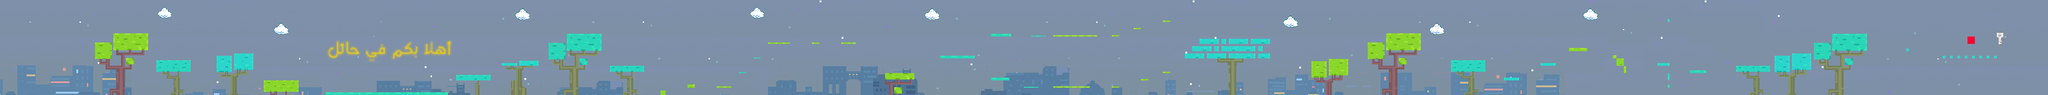

Below is a game level as drawn by its tile map, then a one-line description and the .tmx that defines it (tile-layer data replaced by summaries):
An orthogonal 280x13 tile map with 16x16 px tiles, 5 tile layers (background, SCDF, sdf, Tile Layer 4, ...), 4 tilesets and 91 objects.

<map version="1.0" orientation="orthogonal" renderorder="right-down" width="280" height="13" tilewidth="16" tileheight="16" nextobjectid="783">
 <tileset firstgid="1" name="8" tilewidth="16" tileheight="16" spacing="1" margin="3" tilecount="1417" columns="109">
  <image source="../8.png" width="1863" height="234" />
 </tileset>
 <tileset firstgid="1418" name="tileset_gutter" tilewidth="16" tileheight="16" spacing="1" margin="3" tilecount="1938" columns="34">
  <image source="../tileset_gutter.png" width="594" height="972" />
 </tileset>
 <tileset firstgid="3356" name="tileset_gutter" tilewidth="16" tileheight="16" spacing="2" margin="1" tilecount="1782" columns="33">
  <image source="../tileset_gutter.png" width="594" height="972" />
 </tileset>
 <tileset firstgid="5138" name="tileset_gutter" tilewidth="16" tileheight="16" spacing="2" margin="1" tilecount="1782" columns="33">
  <image source="../tileset_gutter.png" width="594" height="972" />
 </tileset>
 <layer name="background" width="280" height="13">
  <data>[3640 cells, 3640 non-empty, 370 distinct tile ids]</data>
 </layer>
 <layer name="SCDF" width="280" height="13">
  <data>[3640 cells, 915 non-empty, 570 distinct tile ids]</data>
 </layer>
 <objectgroup name="ground">
  <object id="675" x="248" y="72" width="75.5" height="42" />
  <object id="676" x="209" y="91" width="36" height="40" />
  <object id="677" x="341.5" y="131.5" width="75" height="28" />
  <object id="678" x="473" y="121.5" width="33.5" height="39" />
  <object id="679" x="512" y="116" width="41.5" height="44" />
  <object id="680" x="575.5" y="175" width="76.5" height="37.5" />
  <object id="681" x="711" y="201.5" width="268.5" height="11" />
  <object id="682" x="997.5" y="162.5" width="74.5" height="13.5" />
  <object id="683" x="1135.5" y="132.5" width="42.5" height="10" />
  <object id="684" x="1098.5" y="137" width="32.5" height="7" />
  <object id="685" x="1199.5" y="93" width="38" height="38.5" />
  <object id="686" x="1239" y="74.5" width="77" height="35.5" />
  <object id="687" x="1334" y="142.5" width="74" height="14.5" />
  <object id="688" x="1444" y="197" width="11.5" height="13.5" />
  <object id="689" x="1503" y="184" width="16.5" height="7.5" />
  <object id="690" x="1568" y="187.5" width="31.5" height="4" />
  <object id="691" x="1615.5" y="156.5" width="16" height="4" />
  <object id="692" x="1648" y="124.5" width="16" height="4.5" />
  <object id="694" x="1680" y="92" width="48" />
  <object id="695" x="1775.5" y="91.5" width="16.5" height="5" />
  <object id="696" x="1838.5" y="91" width="32.5" height="5.5" />
  <object id="697" x="1935.5" y="159" width="64" height="33" />
  <object id="698" x="2055.5" y="120.5" width="75.5" height="8" />
  <object id="699" x="2166.5" y="168.5" width="42" height="7.5" />
  <object id="700" x="2239.5" y="189" width="32" height="3.5" />
  <object id="701" x="2167" y="72.5" width="44.5" height="7.5" />
  <object id="702" x="2256" y="76.5" width="32.5" height="3.5" />
  <object id="703" x="2303" y="187" width="82.5" height="6" />
  <object id="704" x="2303" y="75.5" width="98" height="4" />
  <object id="705" x="2431.5" y="76" width="17" height="3.5" />
  <object id="706" x="2479.5" y="59.5" width="17" height="4.5" />
  <object id="708" x="2544" y="43.5" width="16" height="4" />
  <object id="709" x="2495" y="171.5" width="18" height="5" />
  <object id="710" x="2431.5" y="188.5" width="16.5" height="4.5" />
  <object id="711" x="2543" y="155.5" width="16.5" height="5" />
  <object id="713" x="2592" y="115" width="187" height="12.5" />
  <object id="714" x="2608" y="100.5" width="152.5" height="14" />
  <object id="715" x="2624" y="84" width="154.5" height="15.5" />
  <object id="716" x="2869" y="133" width="32.5" height="45" />
  <object id="717" x="2907" y="128.5" width="42" height="54" />
  <object id="718" x="2991.5" y="92" width="37.5" height="52.5" />
  <object id="719" x="3031.5" y="72" width="76.5" height="65.5" />
  <object id="720" x="3173.5" y="131" width="74.5" height="27" />
  <object id="721" x="3288.5" y="168.5" width="36" height="8" />
  <object id="722" x="3370" y="136.5" width="34" height="8" />
  <object id="723" x="3431" y="104" width="41.5" height="9" />
  <object id="724" x="3526.5" y="120.5" width="8.5" height="8" />
  <object id="726" x="3536" y="126.5" width="15.5" height="20" />
  <object id="727" x="3551.5" y="145.5" width="5" height="12" />
  <object id="728" x="3625.5" y="137.5" width="26.5" height="7" />
  <object id="729" x="3648" y="42" width="3" height="5" />
  <object id="730" x="3696" y="153.5" width="35" height="7.5" />
  <object id="731" x="3796" y="143.5" width="76" height="15" />
  <object id="732" x="3881.5" y="121" width="35" height="36.5" />
  <object id="733" x="3920" y="114.5" width="43.5" height="38" />
  <object id="734" x="3968.5" y="93.5" width="37.5" height="37.5" />
  <object id="735" x="4007" y="71.5" width="78.5" height="42" />
  <object id="736" x="4169.5" y="105.5" width="6.5" height="6" />
  <object id="737" x="4250" y="121" width="6" height="5.5" />
  <object id="738" x="4267.5" y="122.5" width="4" height="5.5" />
  <object id="739" x="4282.5" y="122" width="5" height="5.5" />
  <object id="740" x="4298" y="121" width="5" height="6.5" />
  <object id="741" x="4313" y="121.5" width="7.5" height="5.5" />
  <object id="742" x="4330.33" y="121.667" width="5.66667" height="6" />
  <object id="743" x="4345.33" y="121.333" width="7" height="6.66667" />
  <object id="744" x="4362" y="121.667" width="7" height="7.33333" />
  <object id="745" x="4281" y="121.667" width="7" height="6.66667" />
  <object id="746" x="4265.67" y="122" width="6.33333" height="6" />
 </objectgroup>
 <objectgroup name="Pipes" />
 <objectgroup name="Coins" offsetx="-7" offsety="5">
  <properties>
   <property name="quit" value="" />
  </properties>
 </objectgroup>
 <objectgroup name="Bricks" />
 <objectgroup name="Goombas">
  <object id="749" x="512" y="32" width="16" height="16" />
  <object id="750" x="1008" y="64" width="16" height="16" />
  <object id="751" x="960" y="-16" width="16" height="16" />
  <object id="752" x="896" y="-128" width="16" height="16" />
  <object id="753" x="944" y="-128" width="16" height="16" />
  <object id="754" x="864" y="-160" width="16" height="16" />
  <object id="755" x="1088" y="-112" width="16" height="16" />
  <object id="756" x="1136" y="-128" width="16" height="16" />
  <object id="759" x="1296" y="32" width="16" height="16" />
  <object id="761" x="1680" y="64" width="16" height="16" />
  <object id="763" x="1856" y="64" width="16" height="16" />
  <object id="764" x="2368" y="48" width="16" height="16" />
  <object id="765" x="2336" y="-160" width="16" height="16" />
  <object id="766" x="2352" y="80" width="16" height="16" />
  <object id="767" x="2720" y="16" width="16" height="16" />
  <object id="768" x="3088" y="0" width="16" height="16" />
  <object id="770" x="3440" y="32" width="16" height="16" />
  <object id="771" x="3536" y="32" width="16" height="16" />
  <object id="772" x="3936" y="32" width="16" height="16" />
  <object id="777" x="4336" y="32" width="16" height="16" />
  <object id="780" x="4064" y="48" width="16" height="16" />
 </objectgroup>
 <objectgroup name="Turtles" />
 <objectgroup name="Finish_line">
  <object id="747" x="4374" y="49.6667" height="57.6667" />
 </objectgroup>
 <objectgroup name="Story_line" />
 <objectgroup name="kill_lines">
  <object id="781" x="4304" y="80" width="16" height="16" />
 </objectgroup>
 <objectgroup name="Bosses" />
 <objectgroup name="Map_line" />
 <layer name="sdf" width="280" height="13">
  <data>[3640 cells, 293 non-empty, 255 distinct tile ids]</data>
 </layer>
 <layer name="Tile Layer 4" width="280" height="13">
  <data>[3640 cells, 4 non-empty, 1 distinct tile ids]</data>
 </layer>
 <layer name="graphics" width="280" height="13">
  <data>[3640 cells, 591 non-empty, 279 distinct tile ids]</data>
 </layer>
</map>
